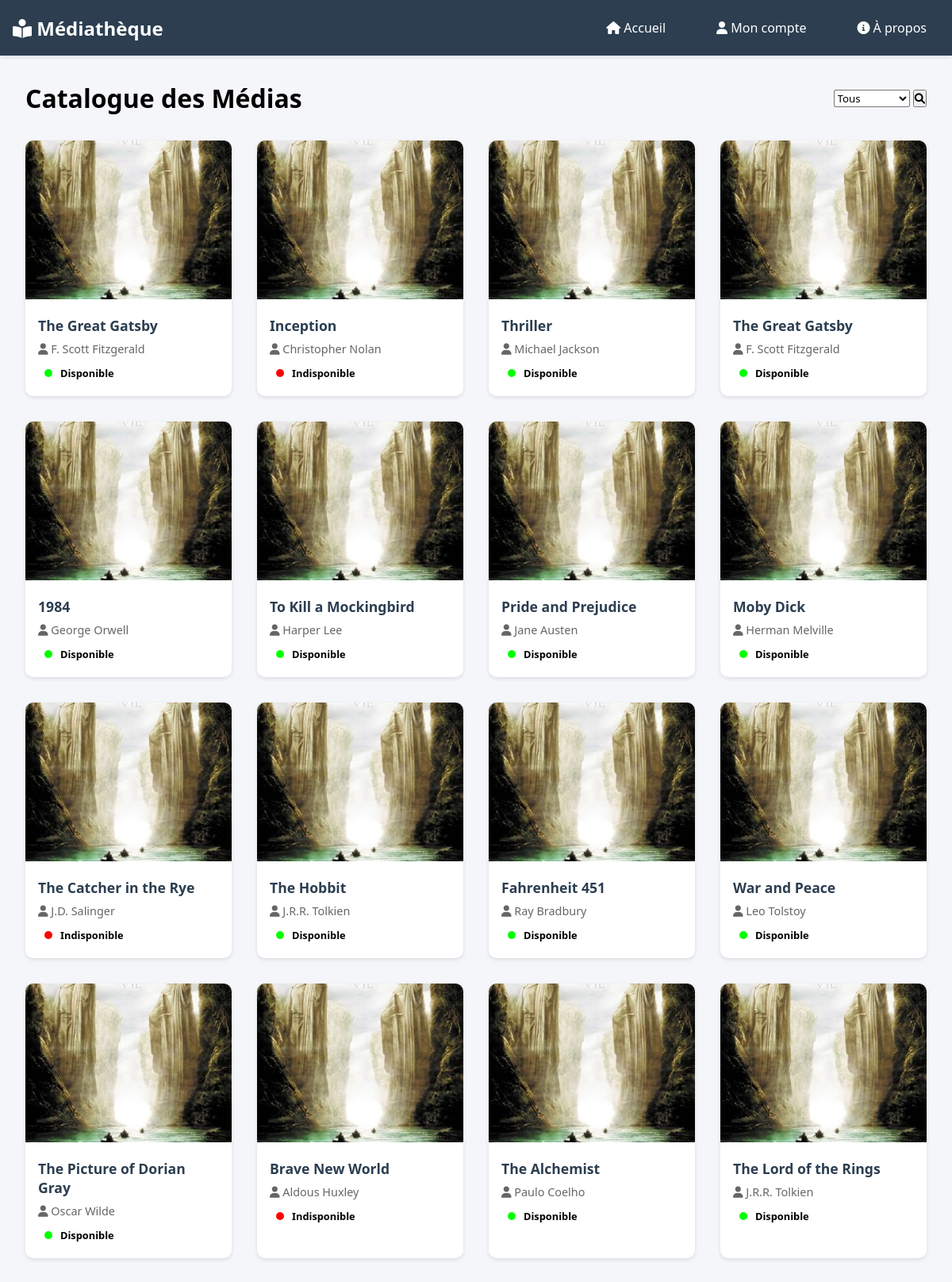
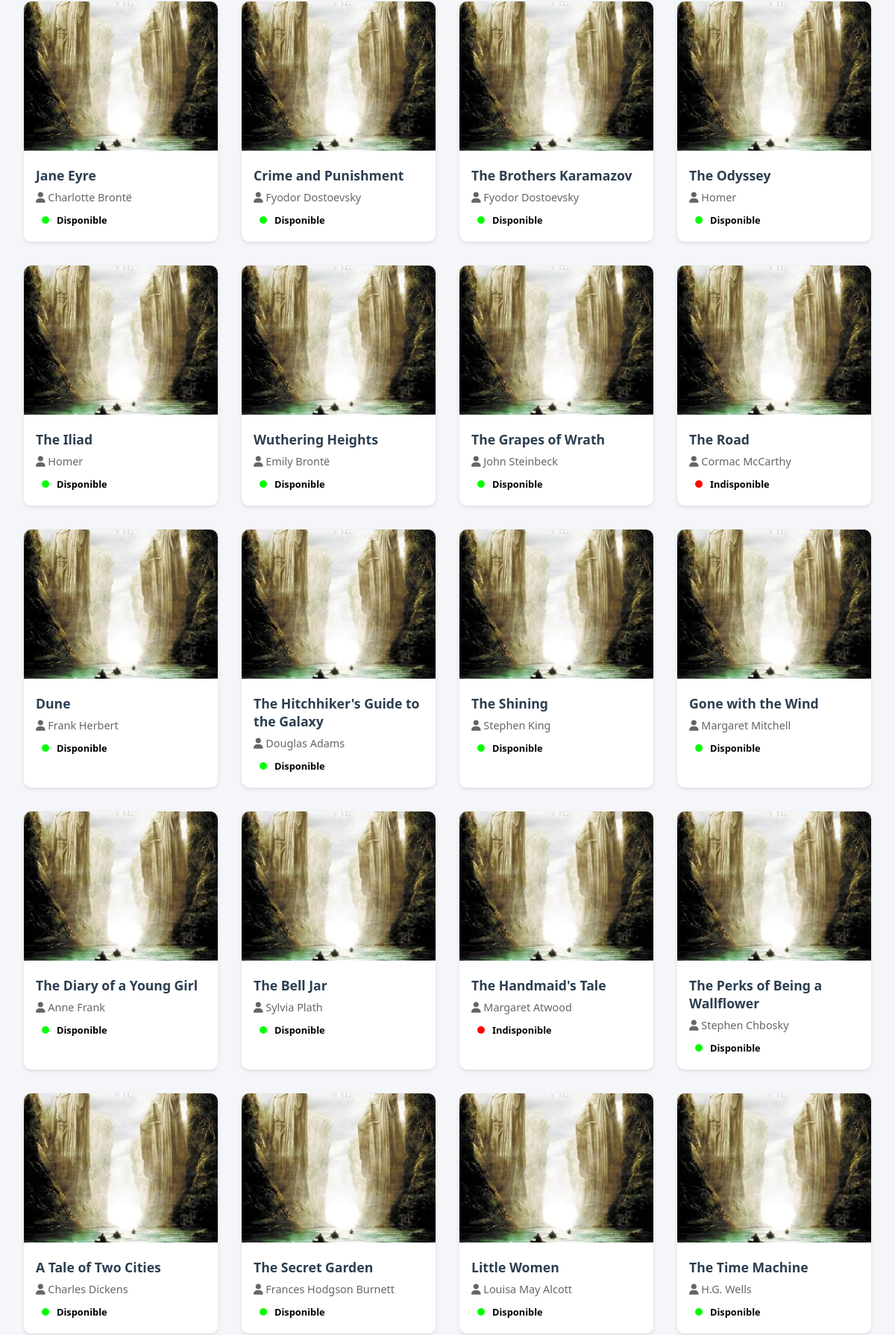
The page / (upper part) on the database its author committed (2 pictures, top to bottom).
### tables this page shows
CREATE TABLE `media` (
  `id` int(11) NOT NULL,
  `title` varchar(255) NOT NULL,
  `author` varchar(255) NOT NULL,
  `available` tinyint(1) NOT NULL DEFAULT 1
);

### src/Database/Database.php (called while the page is built, shortened)
<?php
final readonly class Database
{
	public static function Connect(){
		try {
			$user = 'root';
			$pass = '';
			$dbName = 'phpmvc';
			$host = 'localhost';
			$connexion = new \PDO("mysql:host=$host;dbname=$dbName;charset=UTF8", $user, $pass);
		} catch (\Exception $exception) {
			echo 'Erreur lors de la connexion à la base de données : ' . $exception->getMessage();
			exit;
		}
		return $connexion;
	}
}
?>

### src/Database/MediaDatabase.php (called while the page is built, shortened)
<?php
class MediaDatabase
{
    public static function findAll(): array
    {
        $connection = Database::Connect();
        $query = sprintf("SELECT * FROM media");
        $query = $connection->prepare($query);
        $query->execute();
        $results = $query->fetchAll();
        $medias = [];
        foreach ($results as $result) {
            $medias[] = Media::fromArray($result);
        }
        return $medias;
    }
}

### src/Controller/HomeController.php (called while the page is built, shortened)
<?php
class HomeController extends AbstractController
{
    public function index()
    {
        if ($_SERVER['REQUEST_METHOD'] === 'POST' && isset($_POST['search'])) {
            $searchCriteria = $_POST['search'];
            $medias = MediaDatabase::findBySearch($searchCriteria);
        } else {
            $medias = MediaDatabase::findAll();
        }
        return $this->render('home/index.html.php', [
            'medias' => $medias,
        ]);
    }
}
?>

### src/Router/Router.php (called while the page is built, shortened)
<?php
class Router
{
    private array $routes;
    public function addRoute(Route $route)
    {
        $this->routes[] = $route;
    }
    public function resolve(): string
    {
        foreach ($this->routes as $route) {
            if ($route->getUrl() === strtok($_SERVER["REQUEST_URI"], '?')) {
                $instance = new $controllerName();
                $action = $route->getActionName();
                return $instance->$action();
            }
        }
        throw new \Exception(sprintf('No route action found to resolve url "%s".', $_SERVER['REQUEST_URI']));
    }
}

### config/autoloader.php (called while the page is built, shortened)
<?php
final readonly class Autoloader
{
    public static function register(): void
    {
        spl_autoload_register(function ($class) {
            if (str_starts_with($class, 'App\\')) {
                $class = substr_replace($class, 'src', 0, 3);
            }
            $file = '../'.str_replace('\\', DIRECTORY_SEPARATOR, $class).'.php';
            if (file_exists($file)) {
                return true;
            }
            return false;
        });
    }
}

### src/Model/Media.php (called while the page is built, shortened)
<?php
class Media {
    private string $title;
    private string $author;
    private bool $available;
    public function __construct(private $id, $title, $author, $available)
    {
        $this->title = $title;
        $this->author = $author;
        $this->available = $available;
    }
    public function getTitle(): string
    {
        return $this->title;
    }
    public function getAuthor(): string
    {
        return $this->author;
    }
    public function getAvailable(): string
    {
        return $this->available;
    }
    public static function fromArray(array $data): self
    {
        return new static($data['id'], $data['title'], $data['author'], $data['available']);
    }
}
?>

### src/Controller/AbstractController.php (called while the page is built, shortened)
<?php
abstract class AbstractController
{
    public function render(string $template, array $parameters = []): string
    {
        $templateFile = realpath(self::TEMPLATE_DIR).'/'.$template;
        extract($parameters);
        require $templateFile;
        return ob_get_clean();
    }
}

### views/home/index.html.php (the view, shortened to what this page needs)
<!DOCTYPE html>
<html lang="fr">
<head>
    <link href="https://cdnjs.cloudflare.com/ajax/libs/font-awesome/6.0.0/css/all.min.css" rel="stylesheet">
    <link rel="stylesheet" href="<?= THEME ?>">
</head>
<body>
    <?php require __DIR__ . '/../components/header.html.php'; ?>
    <main>
        <div class="dashboard-header">
            <h1>Catalogue des Médias</h1>
            <div class="search-bar">
                <form name="search" action="#" method="POST">
                    <select name="search">
                        <option value="all" default>Tous</option>
                    </select>
                    <button type="submit"><i class="fas fa-search"></i></button>
                </form>
            </div>
        </div>
        <div class="media-grid">
            <?php foreach ($medias as $media) {?>
                <div class="media-card">
                <img src="/public/media/sda.jpg" alt="<?= $media->getTitle() ?>" class="media-image">
                    <div class="media-content">
                        <div class="media-title"><?= $media->getTitle() ?></div>
                        <div class="media-author">
                            <i class="fas fa-user"></i>
                            <?= htmlspecialchars($media->getAuthor()) ?>
                        </div>
                        <div class="media-status" style="display: flex; align-items: center; gap: 10px;">
                            <div class="round" style="border-radius: 100%; <?= $media->getAvailable() ? 'background: #04ff01;' : 'background: #ff0101;' ?> width: 10px; height: 10px;">
                            </div>
                            <?= $media->getAvailable() ? 'Disponible' : 'Indisponible' ?>
                        </div>
                    </div>
                </div>
            <?php } ?>
        </div>
    </main>
</body>
</html>

### public/index.php (shortened to what this page needs)
<?php
require_once '../config/autoloader.php';
$router = require_once '../config/routes.php';
try {
    echo $router->resolve();
} catch (Exception $e) {
    echo $e->getMessage();
}

### views/components/header.html.php
<header>
    <nav>
        <div class="logo">
            <i class="fas fa-book-reader"></i> Médiathèque
        </div>
        <div class="nav-links">
            <a href="/"><i class="fas fa-home"></i> Accueil</a>
            <?php if (!isset($_SESSION['user'])){ ?>
                <a href="login"><i class="fas fa-user"></i> Mon compte</a>
            <?php } else { ?>
                <a href="logout"><i class="fas fa-user"></i> <?= $_SESSION['user']['username'] ?></a>
            <?php }?>
            <a href="#"><i class="fas fa-info-circle"></i> À propos</a>
        </div>
    </nav>
</header>

### views/home/index.html.php (style rules this page uses)
* { margin: 0; padding: 0; box-sizing: border-box; font-family: 'Segoe UI', Tahoma, Geneva, Verdana, sans-serif; }
:root { --primary-color: #2c3e50; --secondary-color: #3498db; --accent-color: #e74c3c; --text-color: #2c3e50; --background-color: #f5f6fa; }
body { background-color: var(--background-color); min-height: 100vh; display: flex; flex-direction: column; }
header { background-color: var(--primary-color); color: white; padding: 1rem; box-shadow: 0 2px 5px rgba(0,0,0,0.1); }
nav { display: flex; justify-content: space-between; align-items: center; max-width: 1200px; margin: 0 auto; }
.logo { font-size: 1.5rem; font-weight: bold; }
.nav-links { display: flex; gap: 2rem; }
.nav-links a { color: white; text-decoration: none; padding: 0.5rem 1rem; border-radius: 5px; transition: background-color 0.3s; }
main { flex: 1; padding: 2rem; max-width: 1200px; margin: 0 auto; width: 100%; }
.dashboard-header { display: flex; justify-content: space-between; align-items: center; margin-bottom: 2rem; }
.search-bar { display: flex; gap: 1rem; align-items: center; }
.media-grid { display: grid; grid-template-columns: repeat(auto-fill, minmax(250px, 1fr)); gap: 2rem; }
.media-card { background: white; border-radius: 10px; overflow: hidden; transition: transform 0.3s, box-shadow 0.3s; box-shadow: 0 2px 5px rgba(0,0,0,0.1); }
.media-image { width: 100%; height: 200px; object-fit: cover; background-color: #ddd; }
.media-content { padding: 1rem; }
.media-title { font-size: 1.1rem; font-weight: bold; margin-bottom: 0.5rem; color: var(--text-color); }
.media-author { color: #666; font-size: 0.9rem; margin-bottom: 0.5rem; }
.media-status { display: inline-block; padding: 0.25rem 0.5rem; border-radius: 3px; font-size: 0.8rem; font-weight: bold; }

### rows shown on the page
media: title "The Great Gatsby", author "F. Scott Fitzgerald", shows "Disponible"
media: title "Inception", author "Christopher Nolan", available 0 (drawn)
media: title "Thriller", author "Michael Jackson", available 1 (drawn)
media: title "The Great Gatsby", author "F. Scott Fitzgerald", available 1 (drawn)
media: title "1984", author "George Orwell", available 1 (drawn)
media: title "To Kill a Mockingbird", author "Harper Lee", available 1 (drawn)
media: title "Pride and Prejudice", author "Jane Austen", available 1 (drawn)
media: title "Moby Dick", author "Herman Melville", available 1 (drawn)
media: title "The Catcher in the Rye", author "J.D. Salinger", available 0 (drawn)
media: title "The Hobbit", author "J.R.R. Tolkien", available 1 (drawn)
media: title "Fahrenheit 451", author "Ray Bradbury", available 1 (drawn)
media: title "War and Peace", author "Leo Tolstoy", available 1 (drawn)
media: title "The Picture of Dorian Gray", author "Oscar Wilde", available 1 (drawn)
media: title "Brave New World", author "Aldous Huxley", available 0 (drawn)
media: title "The Alchemist", author "Paulo Coelho", available 1 (drawn)
media: title "The Lord of the Rings", author "J.R.R. Tolkien", available 1 (drawn)
media: title "Jane Eyre", author "Charlotte Brontë", available 1 (drawn)
media: title "Crime and Punishment", author "Fyodor Dostoevsky", available 1 (drawn)
media: title "The Brothers Karamazov", author "Fyodor Dostoevsky", available 1 (drawn)
media: title "The Odyssey", author "Homer", available 1 (drawn)
media: title "The Iliad", author "Homer", available 1 (drawn)
media: title "Wuthering Heights", author "Emily Brontë", available 1 (drawn)
media: title "The Grapes of Wrath", author "John Steinbeck", available 1 (drawn)
media: title "The Road", author "Cormac McCarthy", available 0 (drawn)
media: title "Dune", author "Frank Herbert", available 1 (drawn)
media: title "The Hitchhiker's Guide to the Galaxy", author "Douglas Adams", available 1 (drawn)
media: title "The Shining", author "Stephen King", available 1 (drawn)
media: title "Gone with the Wind", author "Margaret Mitchell", available 1 (drawn)
media: title "The Diary of a Young Girl", author "Anne Frank", available 1 (drawn)
media: title "The Bell Jar", author "Sylvia Plath", available 1 (drawn)
media: title "The Handmaid's Tale", author "Margaret Atwood", available 0 (drawn)
media: title "The Perks of Being a Wallflower", author "Stephen Chbosky", available 1 (drawn)
media: title "A Tale of Two Cities", author "Charles Dickens", available 1 (drawn)
media: title "The Secret Garden", author "Frances Hodgson Burnett", available 1 (drawn)
media: title "Little Women", author "Louisa May Alcott", available 1 (drawn)
media: title "The Time Machine", author "H.G. Wells", available 1 (drawn)
